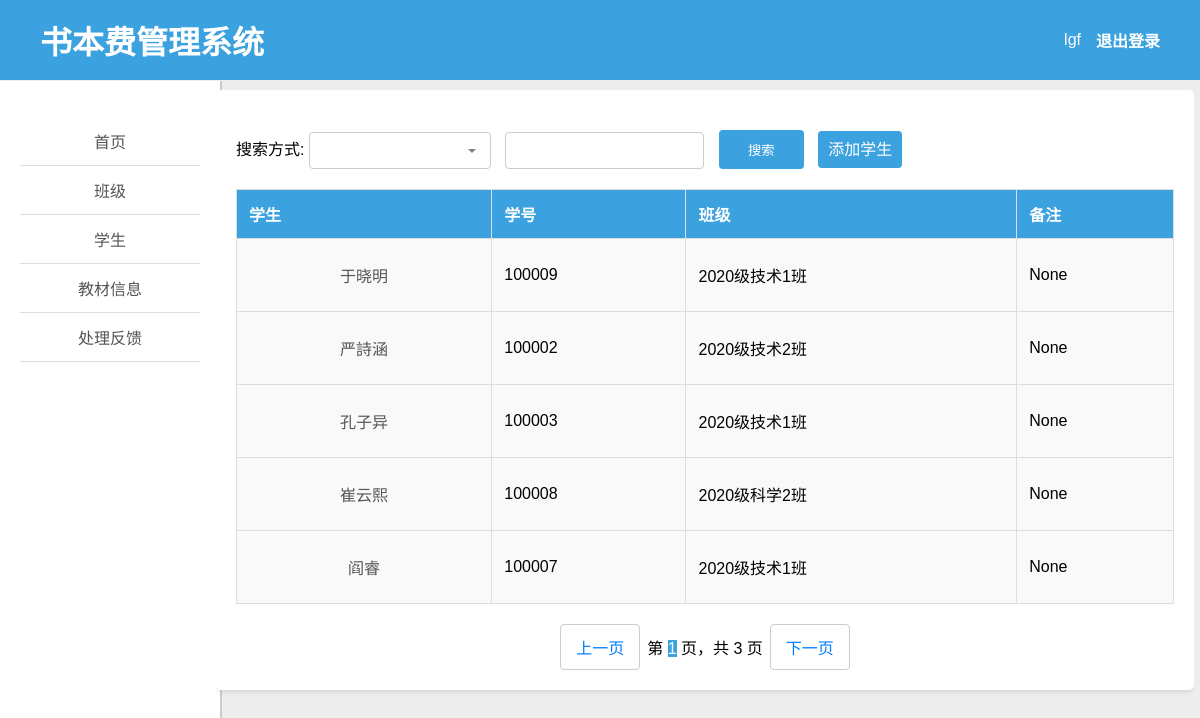
The app's page /manager/students_all/1 (signed in) with its own data.
### books/models.py (models this page shows, shortened)
class Student(models.Model):
    name = models.CharField(max_length=100, verbose_name='学生姓名')
    student_id = models.CharField(max_length=100, verbose_name='学号')
    grade = models.ForeignKey(Grade, on_delete=models.CASCADE, verbose_name='所属班级')
    account = models.ForeignKey(User, on_delete=models.CASCADE, verbose_name='账号', null=True, blank=True)
    notice = models.TextField(verbose_name='备注', null=True, blank=True)
    class Meta:
        verbose_name = '学生'
        verbose_name_plural = '学生'

class Grade(models.Model):
    name = models.CharField(max_length=100, verbose_name='班级名称')
    major = models.ForeignKey(Major, on_delete=models.CASCADE, verbose_name='所属专业')
    notice = models.TextField(verbose_name='备注', null=True, blank=True)
    def __str__(self):
        return f"{self.name}"
    class Meta:
        verbose_name = '班级'
        verbose_name_plural = '班级'

### util/check_staff.py (the view)
    def wrapper(request, *args, **kwargs):
        if request.user.is_staff:
            return func(request, *args, **kwargs)
        else:
            return render(request, 'permissions_error.html')

### manager/plug.py (called while the page is built)
def managerRender(request, template_name, context=None):
    if context is None:
        context = {}
    context['user'] = request.user
    return render(request, template_name, context)

### util/check_staff.py (called while the page is built)
def check_staff(func):
    def wrapper(request, *args, **kwargs):
        if request.user.is_staff:
            return func(request, *args, **kwargs)
        else:
            return render(request, 'permissions_error.html')
    return wrapper

### templates/manager/students_all.html (shortened to what this page needs)
{% extends 'manager_left.html' %}
{% block right %}
    <div class="container">
        <form method="get">
            <label for="search_type">搜索方式:</label>
            <input type="text" id="search_type" name="search_type" list="search_types" class="custom-select">
            <input type="text" id="search" name="search" required>
            <input type="submit" value="搜索">
            <a href="../add_student" class="custom-button">添加学生</a>
        </form>
        <table>
            <thead>
            <tr>
                <th>学生</th>
                <th>学号</th>
                <th>班级</th>
                <th>备注</th>
            </tr>
            </thead>
            <tbody>
            {% for student in students %}
                <tr>
                    <td>
                        <a class="nav-link" href="../edit_student/{{ student.id }}">{{ student.name }}</a>
                    </td>
                    <td>{{ student.student_id }}</td>
                    <td>{{ student.grade }}</td>
                    <td>{{ student.notice }}</td>
                </tr>
            {% endfor %}
            </tbody>
        </table>
        <div class="pagination">
            <a href="./{{ l }}?{{ request.GET.urlencode }}">上一页</a>
            <span>第 <span class="current-page">{{ current_page }}</span> 页，共 {{ total_pages }} 页</span>
            <a href="./{{ r }}?{{ request.GET.urlencode }}">下一页</a>
        </div>
    </div>
{% endblock %}

### templates/base.html (shortened to what this page needs)
<!DOCTYPE html>
<html lang="zh">
<head>
</head>
<body>
<header style="display: flex; justify-content: space-between; align-items: center; height: 50px;">
    <h1 style="font-family: '黑体'; font-weight: bold; margin-left: 40px;">书本费管理系统</h1>
    <div style="display: flex; align-items: center;">
        <p style="margin-right: 15px;">{{ user.username }}</p>
        <a href="/logout"
           style="color: #fff; font-family: '黑体';
           font-weight: bold;margin-right:40px; text-decoration: none;">退出登录</a>
    </div>
</header>
<div class="content">
    {% block content %}
    {% endblock %}
</div>
</body>
</html>

### templates/manager/manager_left.html (style rules this page uses)
.nav-link { color: #555; font-size: 16px; transition: color 0.3s ease; padding: 12px 15px; display: block; text-decoration: none; text-align: center; }

### templates/manager/students_all.html (style rules this page uses)
a { color: #007bff; text-decoration: none; }
table { width: 100%; border-collapse: collapse; background-color: #f9f9f9; margin-bottom: 20px; }
th, td { border: 1px solid #ddd; padding: 12px; text-align: left; }
th { background-color: #3ba1df; color: #fff; }
form { margin-top: 20px; margin-bottom: 20px; }
input[type="text"], input[type="submit"], .custom-button, .custom-select { padding: 10px; margin-right: 10px; border-radius: 4px; border: 1px solid #ccc; }
input[type="submit"], .custom-button { width: 85px; background-color: #3ba1df; color: #fff; cursor: pointer; border: none; }
.custom-select { position: relative; display: inline-block; width: 160px; }
.pagination { display: flex; align-items: center; justify-content: center; margin-top: 20px; }
.pagination a { padding: 10px 15px; margin: 0 7px; border-radius: 4px; border: 1px solid #ccc; text-decoration: none; }
.pagination .current-page { background-color: #3ba1df; color: #fff; border: none; }
.container { background-color: #ffffff; padding: 20px; border-radius: 5px; box-shadow: 0 2px 4px rgba(0, 0, 0, 0.1); }

### records on screen
Student: name "于晓明", student_id "100009", grade "2020级技术1班", notice "None"
Student: name "严詩涵", student_id "100002", grade "2020级技术2班", notice "None"
Student: name "孔子异", student_id "100003", grade "2020级技术1班", notice "None"
Student: name "崔云熙", student_id "100008", grade "2020级科学2班", notice "None"
Student: name "阎睿", student_id "100007", grade "2020级技术1班", notice "None"

### other values on screen
{{ user.username }} "lgf"
{{ current_page }} "1"
{{ total_pages }} "3"
